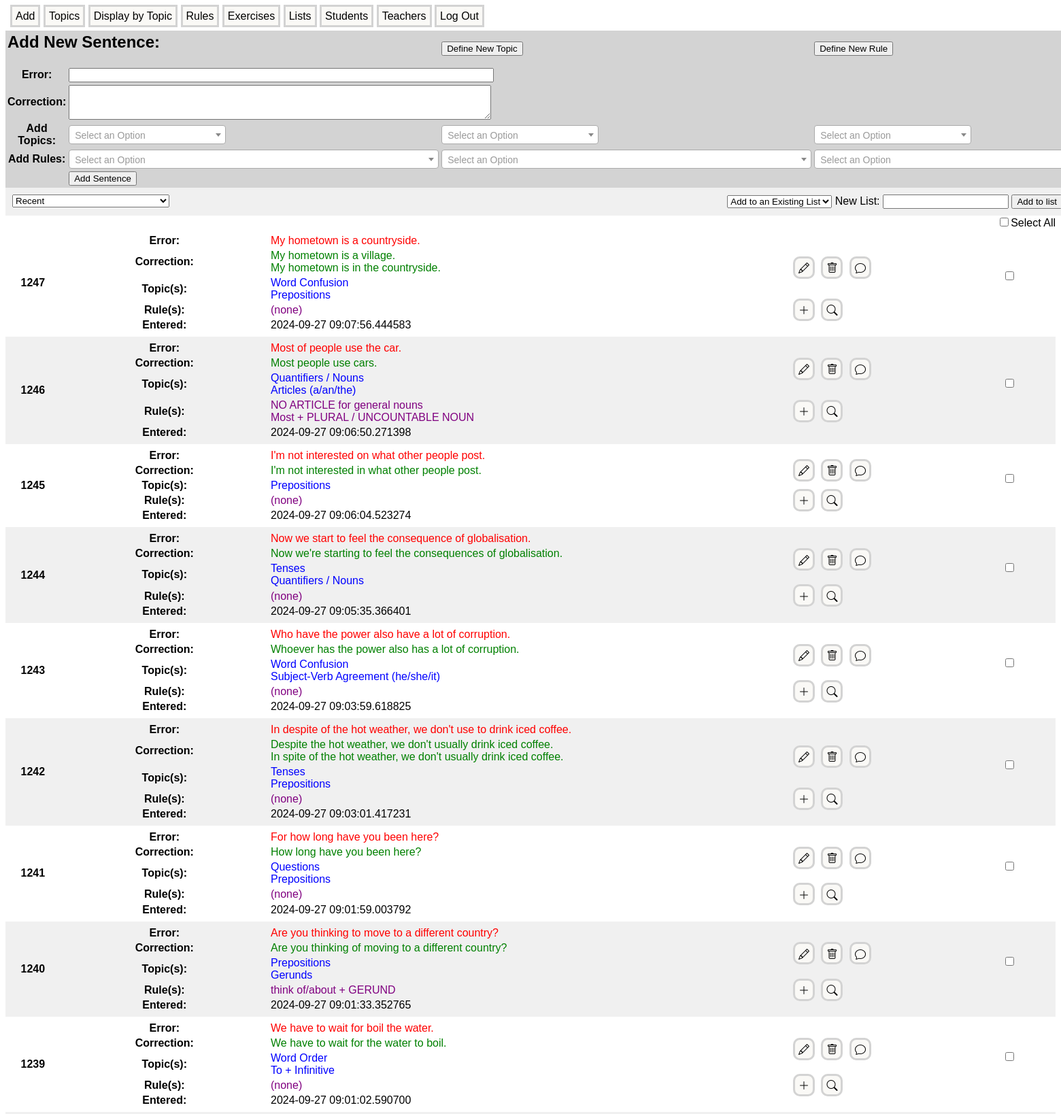
The page / (upper part) on the database its author committed.
### models.py (models this page shows)
class Error(db.Model):
    id = db.Column(db.Integer, primary_key = True)
    incorrect_sentence = db.Column(db.String(300), index = True, unique = True, nullable = False)
    corrections = db.relationship('Correction', backref = 'error', lazy = 'joined', cascade = 'all, delete-orphan')
    teacher_id = db.Column(db.Integer, db.ForeignKey('teacher.id'))
    student_id = db.Column(db.Integer, db.ForeignKey('student.id'))
    error_topics = db.relationship('ErrorTopic', backref = 'error', lazy = 'joined', cascade = 'all, delete-orphan')
    error_rules = db.relationship('ErrorRule', backref = 'error', lazy = 'joined', cascade = 'all, delete-orphan')
    entered = db.Column(db.DateTime, default = datetime.now(timezone.utc), nullable=False)
    last_edited = db.Column(db.DateTime, default = datetime.now(timezone.utc), nullable=False)
    list_items = db.relationship('ListItem', backref = 'error', lazy = 'joined')
    cloze_sentences = db.relationship('ClozeSentence', backref = 'error', lazy = 'joined')
    comments = db.relationship('Comment', backref = 'error', lazy = 'joined', cascade = 'all, delete-orphan')

class Correction(db.Model):
    id = db.Column(db.Integer, primary_key = True)
    correct_sentence = db.Column(db.String(300), index = True, unique = False, nullable = False)
    error_id = db.Column(db.Integer, db.ForeignKey('error.id', ondelete = 'CASCADE'), nullable = False)

class ErrorTopic(db.Model):
    id = db.Column(db.Integer, primary_key = True)
    error_id = db.Column(db.Integer, db.ForeignKey('error.id', ondelete = 'CASCADE'), nullable = False)
    topic_id = db.Column(db.Integer, db.ForeignKey('topic.id', ondelete = 'CASCADE'), nullable = False)

class Topic(db.Model):
    id = db.Column(db.Integer, primary_key = True)
    topic_name = db.Column(db.String(200), index = True, unique = True, nullable = False)
    topic_errors = db.relationship('ErrorTopic', backref = "topic", lazy = 'joined', cascade = 'all, delete-orphan')
    topic_rules = db.relationship('RuleTopic', backref = 'topic', lazy = 'joined', cascade = 'all, delete-orphan')

class ErrorRule(db.Model):
    id = db.Column(db.Integer, primary_key = True)
    error_id = db.Column(db.Integer, db.ForeignKey('error.id', ondelete = 'CASCADE'), nullable = False)
    rule_id = db.Column(db.Integer, db.ForeignKey('rule.id', ondelete = 'CASCADE'), nullable = False)

class Rule(db.Model):
    id = db.Column(db.Integer, primary_key = True)
    rule_name = db.Column(db.String(200), index = True, unique = True, nullable = False)
    rule_text = db.Column(db.Text, index = False, unique = True)
    examples = db.relationship('Example', backref = 'rule', lazy = 'joined', cascade = 'all, delete-orphan')
    rule_topics = db.relationship('RuleTopic', backref = 'rule', lazy = 'joined', cascade = 'all, delete-orphan')
    rule_errors = db.relationship('ErrorRule', backref = 'rule', lazy = 'joined', cascade = 'all, delete-orphan')
    entered = db.Column(db.DateTime, default = datetime.now(timezone.utc))
    last_edited = db.Column(db.DateTime, default = datetime.now(timezone.utc))
    comments = db.relationship('Comment', backref = 'rule', lazy = 'joined', cascade = 'all, delete-orphan')

### app.py (the view, shortened to what this page needs)
@app.route('/', methods=["GET", "POST"])
def index():
    if current_user.is_authenticated:
        if isinstance(current_user, Teacher):
            return redirect(url_for('teacher_dashboard', user_id=current_user.id))
        elif isinstance(current_user, Student):
            return redirect(url_for('student_dashboard', user_id=current_user.id))
    all_topics = Topic.query.order_by(Topic.topic_name).all()
    all_rules = Rule.query.order_by(Rule.rule_name).all()
    topic_select_options = [('', 'Recent')] + [(topic.id, topic.topic_name) for topic in all_topics]
    select_topic_form = SelectTopicForm()
    select_topic_form.selected_topic.choices = topic_select_options
    list_form = ManageListForm()
    existing_lists = List.query.all()
    list_form.existing_list.choices = [('', 'Add to an Existing List')] + [(list.id, list.list_name) for list in list(reversed(existing_lists))]
    topic_tags = [('', 'Select a Topic (optional)')] + [(topic.id, topic.topic_name) for topic in all_topics]
    rule_tags = [('', 'Select a Rule (optional)')] + [(rule.id, rule.rule_name) for rule in all_rules]
    add_form = AddForm()
    add_form.topic1.choices = topic_tags
    add_form.topic2.choices = topic_tags
    add_form.topic3.choices = topic_tags
    add_form.rule1.choices = rule_tags
    add_form.rule2.choices = rule_tags
    add_form.rule3.choices = rule_tags
    add_form.rule_topic1.choices = topic_tags
    add_form.rule_topic2.choices = topic_tags
    add_form.rule_topic3.choices = topic_tags
    topic = None
    errors = db.session.query(Error).outerjoin(ErrorTopic).options(joinedload(Error.corrections))\
            .order_by(desc(Error.entered)).limit(100).all()
    if request.method == 'POST' and select_topic_form.validate_on_submit():
        topic_id = select_topic_form.selected_topic.data
        topic = Topic.query.get(topic_id)
        if topic:
            errors = db.session.query(Error).outerjoin(ErrorTopic).options(joinedload(Error.corrections))\
                    .filter(ErrorTopic.topic_id==topic.id).order_by(desc(Error.id)).all()
    return render_template('index.html', errors=errors, add_form=add_form,
                           select_topic_form=select_topic_form, list_form=list_form)

### forms.py
class SelectTopicForm(FlaskForm):
    selected_topic = SelectField('Topic:', choices = [])
    submit = SubmitField('Submit')

class ManageListForm(FlaskForm):
    existing_list = SelectField('Existing List', choices=[], validators=[Optional()])
    new_list_name = StringField('New List', validators=[Optional()])
    submit = SubmitField('Add to List')

### templates/index.html (shortened to what this page needs)
{% extends "base.html" %}
{% block content %}
<table class="form-table">
    <tr>
        <td colspan="2"><h2>Add New Sentence:</h2></td>
        <td>
            <form style="display:inline" onsubmit="return false;">
                <button onclick="showNewTopicForm()">Define New Topic</button>
            </form>
        </td>
        <td>
            <form style="display:inline" onsubmit="return false;">
                <button onclick="showNewRuleForm()">Define New Rule</button>
            </form>
        </td>
    </tr>
    <form id="addForm" method="POST" action="{{ url_for('index') }}">
            <tr>
                <th>{{ add_form.error.label }}</th>
                <td colspan="3">{{ add_form.error(size=75) }}</td>
            </tr>
            <tr>
                <th>{{ add_form.correction.label }}</th>
                <td colspan="3">{{ add_form.correction(rows=3, cols=75) }}</td>
            </tr>
            <tr>
                <th>Add Topics:</th>
                <td>{{ add_form.topic1(class="select2-field") }}</td>
                <td>{{ add_form.topic2(class="select2-field") }}</td>
                <td>{{ add_form.topic3(class="select2-field") }}</td>
            </tr>
            <tr>
                <th>Add Rules:</th>
                <td>{{ add_form.rule1(class="select2-field") }}</td>
                <td>{{ add_form.rule2(class="select2-field") }}</td>
                <td>{{ add_form.rule3(class="select2-field") }}</td>
            </tr>
            <tr>
                <td></td>
                <td>{{ add_form.submit() }}</td>
            </tr>
    </form>
</table>
<div class="sticky-div">
    <form class="select-topic-form" method="POST" action="{{ url_for('index') }}" id="selectTopicForm">
        {{ select_topic_form.selected_topic(onchange="submitForm()") }}
    </form>
    <form class="manage-form" method="POST" action="{{ url_for('add_list_items') }}" id="manageListForm">
        <span>
            {{ list_form.existing_list() }}
        </span>
        <span>
            <label for="new-list-name">New List:</label>
            <input type="text" id="new-list-name" name="new_list_name" size="20">
        </span>
        <button type="button" onclick="submitListForm();">Add to list</button>
    </form>
</div>
<div class="select-all">
    <span style="float:right;">
        <input type="checkbox" id="select-all" onclick="toggleAll(this)">Select All</input>
    </span>
</div>
{% for error in errors %}
<div class="entry-container">
<table class="error-list-item">
    <tr>
        <th class="tiny" rowspan="5" >{{ error.id }}  </th>
        <th class="small">Error:</th>
        <td class="large">
            <span class="incorrect-sentence">{{ error.incorrect_sentence }}</span>
        </td>
        <td class="small" rowspan="3">
            <a class="manage-link edit-icon" href="{{ url_for('edit', error_id=error.id) }}" target="_blank"
            title="Edit"></a>
            <a class="manage-link trash-icon" href="{{ url_for('delete_error', error_id=error.id) }}"
            target="_blank" onclick="return confirmDelete();" title="Delete"></a>
            <a class="manage-link comment-icon" href="{{ url_for('error_comment', error_id=error.id) }}"
            target="_blank" title="Comment">
        </td>
        <td class="tiny" rowspan="4">
            <input class="error-checkbox" type="checkbox" name="error_checkbox" value="{{ error.id }}" class="error-checkbox">
        </td>
    </tr>
    <tr>
        <th>Correction:</th>
        <td class="correct-sentence">
            {% for correction in error.corrections %}
                {{ correction.correct_sentence }}<br>
            {% endfor %}
        </td>
    </tr>
    <tr>
        <th >Topic(s): </th>
        <td class="topic-name">
            {% if error.error_topics %}
                {% for error_topic in error.error_topics %}
                    {{ error_topic.topic.topic_name }}<br>
                {% endfor %}
            {% else %}
                (none)
            {% endif %}
        </td>
    </tr>
    <tr>
        <th>Rule(s): </th>
        <td class="rule-name">
            {% if error.error_rules %}
                {% for error_rule in error.error_rules %}
                    <a class="rule-link" href="{{ url_for('rule', rule_id=error_rule.rule.id)}}" target="_blank">
                        {{ error_rule.rule.rule_name }}
                    </a><br>
                {% endfor %}
            {% else %}
                (none)
            {% endif %}
        </td>
        <td>
            <a class="manage-link add-icon" href="{{ url_for('add_rules_and_topics', error_id=error.id) }}"
            target="_blank" title="Add Rules and Topics"></a>
            <a class="manage-link parse-icon" href="{{ url_for('parse_sentence', error_id=error.id) }}"
            target="_blank" title="Parse Sentence"></a>
        </td>
    </tr>
    <tr>
        <th>Entered:</th>
        <td>{{ error.entered }}</td>
</table>
</div>
{% endfor %}
{% endblock %}

### static/styles.css (style rules this page uses)
body { font-family: sans-serif; }
.manage-link { font-size: 16px; text-decoration: none; color: black; background-color: #FAF9F6; border: solid lightgray; border-radius: 10px; padding: 5px; margin-right: 5px; }
.entry-container { width: 100%; min-width: 880px; }
.entry-container:nth-child(even) { background-color: #F0F0F0; }
.entry-container:nth-child(odd) { background-color: white; }
.sticky-div { width: 100%; min-width: 880px; position: sticky; top: 0; background-color: #F0F0F0; padding: 10px; z-index: 1000; overflow: hidden; }
.select-topic-form { margin: 0px; display: inline-block; }
.select-all { background-color: white; text-align: right; min-width: 880px; }
.manage-form { margin: 0px; float: right; vertical-align: middle; }
.form-table { background-color: lightgray; width: 100%; }
.rule-link { text-decoration: none; color: purple; }
.edit-icon::before { font-family: "bootstrap-icons"; content: "\f4cb"; display: inline-block; vertical-align: middle; text-align: center; }
.trash-icon::before { font-family: "bootstrap-icons"; content: "\f5de"; display: inline-block; vertical-align: middle; }
.add-icon::before { font-family: "bootstrap-icons"; content: "\f64d"; display: inline-block; vertical-align: middle; }
.parse-icon::before { font-family: "bootstrap-icons"; content: "\f52a"; display: inline-block; vertical-align: middle; }
.comment-icon::before { font-family: "bootstrap-icons"; content: "\f268"; display: inline-block; vertical-align: middle; }
.error-checkbox { text-align: right; }
.incorrect-sentence { color: red; }
.correct-sentence { color: green; }
.topic-name { color: blue; }
.rule-name { color: purple; }

### rows shown on the page
Error: id "1247", incorrect_sentence "My hometown is a countryside.", shows "(none)", entered "2024-09-27 09:07:56.444583"
Correction: correct_sentence "My hometown is a village."
Correction: correct_sentence "My hometown is in the countryside."
ErrorTopic: topic.topic_name "Word Confusion"
ErrorTopic: topic.topic_name "Prepositions"
Error: id "1246", incorrect_sentence "Most of people use the car.", entered "2024-09-27 09:06:50.271398"
Correction: correct_sentence "Most people use cars."
ErrorTopic: topic.topic_name "Quantifiers / Nouns"
ErrorTopic: topic.topic_name "Articles (a/an/the)"
ErrorRule: rule.rule_name "NO ARTICLE for general nouns"
ErrorRule: rule.rule_name "Most + PLURAL / UNCOUNTABLE NOUN"
Error: id "1245", incorrect_sentence "I'm not interested on what other people post.", shows "(none)", entered "2024-09-27 09:06:04.523274"
Correction: correct_sentence "I'm not interested in what other people post."
ErrorTopic: topic.topic_name "Prepositions"
Error: id "1244", incorrect_sentence "Now we start to feel the consequence of globalisation.", shows "(none)", entered "2024-09-27 09:05:35.366401"
Correction: correct_sentence "Now we're starting to feel the consequences of globalisation."
ErrorTopic: topic.topic_name "Tenses"
ErrorTopic: topic.topic_name "Quantifiers / Nouns"
Error: id "1243", incorrect_sentence "Who have the power also have a lot of corruption.", shows "(none)", entered "2024-09-27 09:03:59.618825"
Correction: correct_sentence "Whoever has the power also has a lot of corruption."
ErrorTopic: topic.topic_name "Word Confusion"
ErrorTopic: topic.topic_name "Subject-Verb Agreement (he/she/it)"
Error: id "1242", incorrect_sentence "In despite of the hot weather, we don't use to drink iced coffee.", shows "(none)", entered "2024-09-27 09:03:01.417231"
Correction: correct_sentence "Despite the hot weather, we don't usually drink iced coffee."
Correction: correct_sentence "In spite of the hot weather, we don't usually drink iced coffee."
ErrorTopic: topic.topic_name "Tenses"
ErrorTopic: topic.topic_name "Prepositions"
Error: id "1241", incorrect_sentence "For how long have you been here?", shows "(none)", entered "2024-09-27 09:01:59.003792"
Correction: correct_sentence "How long have you been here?"
ErrorTopic: topic.topic_name "Questions"
ErrorTopic: topic.topic_name "Prepositions"
Error: id "1240", incorrect_sentence "Are you thinking to move to a different country?", entered "2024-09-27 09:01:33.352765"
Correction: correct_sentence "Are you thinking of moving to a different country?"
ErrorTopic: topic.topic_name "Prepositions"
ErrorTopic: topic.topic_name "Gerunds"
ErrorRule: rule.rule_name "think of/about + GERUND"
Error: id "1239", incorrect_sentence "We have to wait for boil the water.", shows "(none)", entered "2024-09-27 09:01:02.590700"
Correction: correct_sentence "We have to wait for the water to boil."
ErrorTopic: topic.topic_name "Word Order"
ErrorTopic: topic.topic_name "To + Infinitive"

### other values the page prints
{{ add_form.error.label }} "Error:"
{{ add_form.correction.label }} "Correction:"
